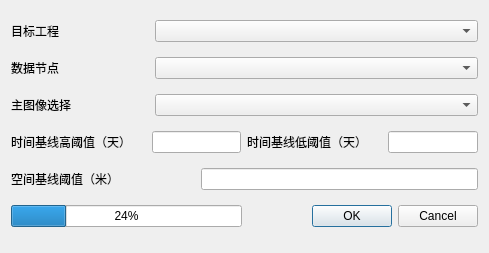
<?xml version="1.0" encoding="UTF-8"?>
<ui version="4.0">
 <class>Baseline_Formation</class>
 <widget class="QWidget" name="Baseline_Formation">
  <property name="geometry">
   <rect>
    <x>0</x>
    <y>0</y>
    <width>489</width>
    <height>253</height>
   </rect>
  </property>
  <property name="windowTitle">
   <string>干涉组合预览</string>
  </property>
  <property name="windowIcon">
   <iconset resource="../QtWidgetsApplication3.qrc">
    <normaloff>:/QtWidgetsApplication3/bin/icon/InSARapp.ico</normaloff>:/QtWidgetsApplication3/bin/icon/InSARapp.ico</iconset>
  </property>
  <layout class="QVBoxLayout" name="verticalLayout">
   <item>
    <layout class="QHBoxLayout" name="horizontalLayout" stretch="3,7">
     <item>
      <widget class="QLabel" name="label_2">
       <property name="text">
        <string>目标工程</string>
       </property>
      </widget>
     </item>
     <item>
      <widget class="QComboBox" name="comboBox"/>
     </item>
    </layout>
   </item>
   <item>
    <layout class="QHBoxLayout" name="horizontalLayout_2" stretch="3,7">
     <item>
      <widget class="QLabel" name="label_3">
       <property name="text">
        <string>数据节点</string>
       </property>
      </widget>
     </item>
     <item>
      <widget class="QComboBox" name="comboBox_dst_node"/>
     </item>
    </layout>
   </item>
   <item>
    <layout class="QHBoxLayout" name="horizontalLayout_3" stretch="3,7">
     <item>
      <widget class="QLabel" name="label">
       <property name="text">
        <string>主图像选择</string>
       </property>
      </widget>
     </item>
     <item>
      <widget class="QComboBox" name="comboBox_masterImage"/>
     </item>
    </layout>
   </item>
   <item>
    <layout class="QHBoxLayout" name="horizontalLayout_5" stretch="3,2,3,2">
     <item>
      <widget class="QLabel" name="label_4">
       <property name="text">
        <string>时间基线高阈值（天）</string>
       </property>
      </widget>
     </item>
     <item>
      <widget class="QLineEdit" name="lineEdit_temporal_thresh"/>
     </item>
     <item>
      <widget class="QLabel" name="label_6">
       <property name="text">
        <string>时间基线低阈值（天）</string>
       </property>
      </widget>
     </item>
     <item>
      <widget class="QLineEdit" name="lineEdit_temporal_thresh_low"/>
     </item>
    </layout>
   </item>
   <item>
    <layout class="QHBoxLayout" name="horizontalLayout_6" stretch="4,6">
     <item>
      <widget class="QLabel" name="label_5">
       <property name="text">
        <string>空间基线阈值（米）</string>
       </property>
      </widget>
     </item>
     <item>
      <widget class="QLineEdit" name="lineEdit_spatial_thresh"/>
     </item>
    </layout>
   </item>
   <item>
    <layout class="QHBoxLayout" name="horizontalLayout_4">
     <item>
      <widget class="QProgressBar" name="progressBar">
       <property name="value">
        <number>24</number>
       </property>
      </widget>
     </item>
     <item>
      <widget class="QDialogButtonBox" name="buttonBox">
       <property name="standardButtons">
        <set>QDialogButtonBox::Cancel|QDialogButtonBox::Ok</set>
       </property>
      </widget>
     </item>
    </layout>
   </item>
  </layout>
 </widget>
 <resources>
  <include location="../QtWidgetsApplication3.qrc"/>
 </resources>
 <connections/>
</ui>
